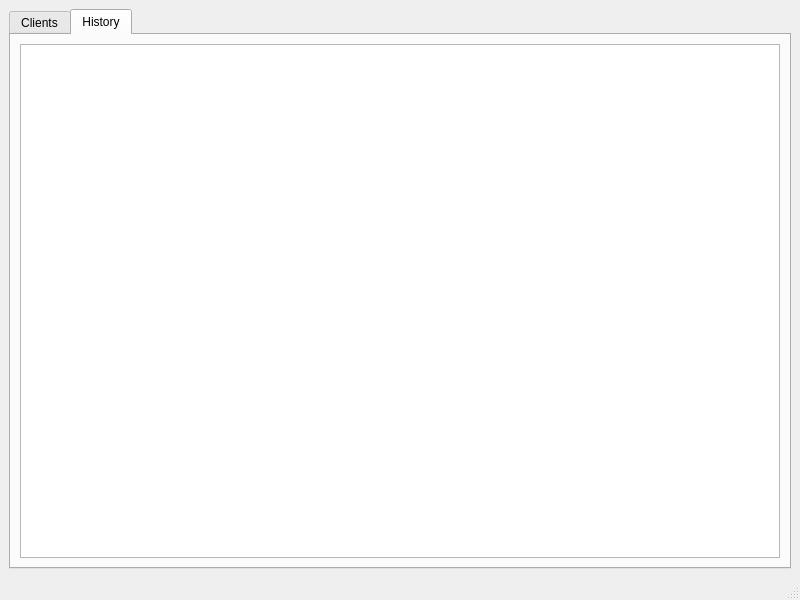
<?xml version="1.0" encoding="UTF-8"?>
<ui version="4.0">
 <class>MainWindow</class>
 <widget class="QMainWindow" name="MainWindow">
  <property name="geometry">
   <rect>
    <x>0</x>
    <y>0</y>
    <width>800</width>
    <height>600</height>
   </rect>
  </property>
  <property name="windowTitle">
   <string>Chat server administartive tool</string>
  </property>
  <widget class="QWidget" name="centralwidget">
   <layout class="QHBoxLayout" name="horizontalLayout">
    <item>
     <widget class="QTabWidget" name="tabWidget">
      <property name="currentIndex">
       <number>1</number>
      </property>
      <widget class="QWidget" name="clientTab">
       <attribute name="title">
        <string>Clients</string>
       </attribute>
       <layout class="QHBoxLayout" name="horizontalLayout_2">
        <item>
         <widget class="QTableWidget" name="clientTableWidget"/>
        </item>
       </layout>
      </widget>
      <widget class="QWidget" name="clientHistoryTab">
       <attribute name="title">
        <string>History</string>
       </attribute>
       <layout class="QHBoxLayout" name="horizontalLayout_3">
        <item>
         <widget class="QTableWidget" name="clientHistoryTableWidget"/>
        </item>
       </layout>
      </widget>
     </widget>
    </item>
   </layout>
  </widget>
  <widget class="QMenuBar" name="menubar">
   <property name="geometry">
    <rect>
     <x>0</x>
     <y>0</y>
     <width>800</width>
     <height>22</height>
    </rect>
   </property>
  </widget>
  <widget class="QStatusBar" name="statusbar"/>
 </widget>
 <resources/>
 <connections/>
</ui>
